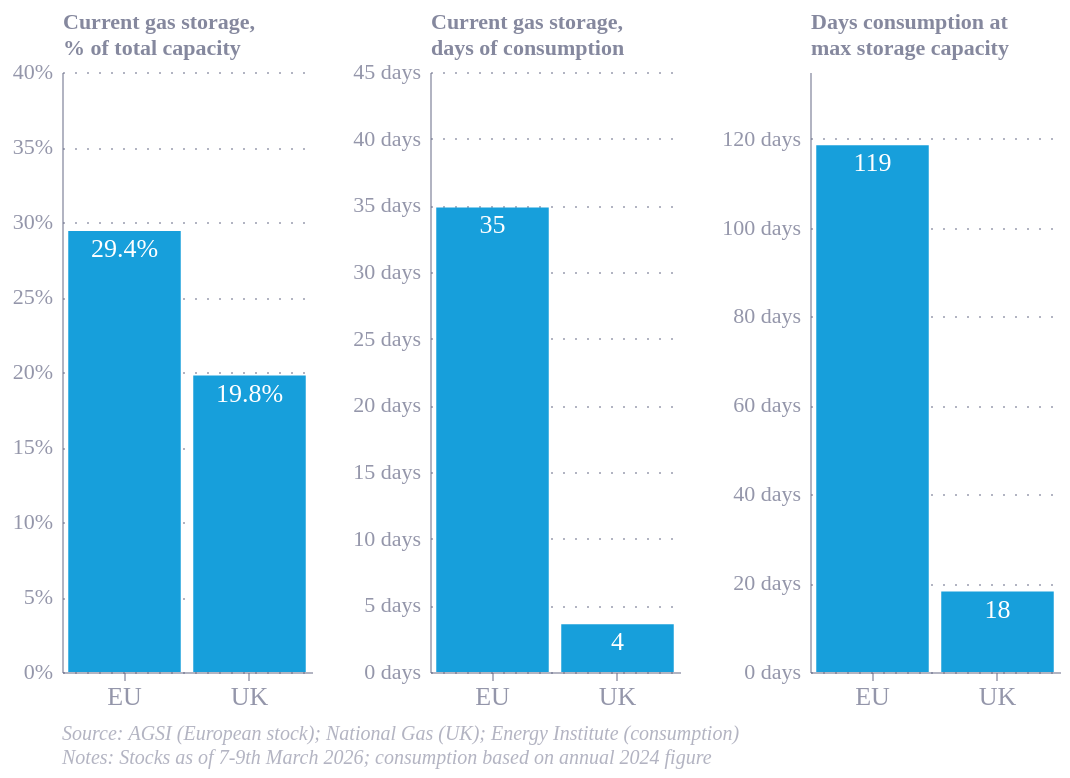

Notebook source saved alongside this figure:
### Code cell
panel_width = 125

# Panel 1: Storage stock, % of capacity
p1 = alt.Chart(eu_uk).transform_filter(
    alt.datum.metric == 'full_percent'
).mark_bar().encode(
    alt.X('country:N'),
    alt.Y('value:Q').title(['Current gas storage,', '% of total capacity']).axis(titleY=-20, labelExpr='datum.value + "%"').scale(domain=[0, 40])
).properties(width=panel_width)
p1 += p1.mark_text(
    align='center', dx=0, dy=9, fontSize=13, color='white',
    text=alt.expr("format(datum.value, '.1f') + '%'")
)

# Panel 2: Current storage in days of consumption
p2 = alt.Chart(eu_uk).transform_filter(
    alt.datum.metric == 'storage_days'
).mark_bar().encode(
    alt.X('country:N'),
    alt.Y('value:Q').title(['Current gas storage,', 'days of consumption']).axis(
        titleY=-20,
        labelExpr='datum.value + " days"'
    ).scale(domain=[0, 45])
).properties(width=panel_width)
p2 += p2.mark_text(
    align='center', dx=0, dy=9, fontSize=13, color='white',
    text=alt.expr("format(datum.value, 'd')")
)

# Panel 3: Max capacity relative to annual consumption
p3 = alt.Chart(eu_uk).transform_filter(
    alt.datum.metric == 'capacity_proficiency'
).mark_bar().encode(
    alt.X('country:N'),
    alt.Y('value:Q').title(['Days consumption at', 'max storage capacity']).axis(
        titleY=-20,
        labelExpr='datum.value + " days"'
    ).scale(domain=[0, 135])
).properties(width=panel_width)
p3 += p3.mark_text(
    align='center', dx=0, dy=9, fontSize=13, color='white',
    text=alt.expr("format(datum.value, 'd')")
)

chart = alt.hconcat(p1, p2, p3).configure_axisX(labelFontSize=13)
chart.title = alt.Title(
    ["Source: AGSI (European stock); National Gas (UK); Energy Institute (consumption)", "Notes: Stocks as of 7-9th March 2026; consumption based on annual 2024 figure"],
    orient='bottom', fontStyle='italic', fontSize=10, color='#676A8680', fontWeight='normal', frame='group', dx=0, offset=7
)
chart.display()

# styles.save(chart, pathlib.Path(''), '20260309_C4_gas_eu_uk_comparison', width=None, height=None)
styles.save(chart, folder_path, f'{file_base}C4_gas_eu_uk_comparison', width=None, height=None)

### Figure 1 — Vega-Lite specification as saved in the notebook (floating-point values rounded to 4 significant figures)
{"config": {"font": "Circular Std", "text": {"color": "#676A86", "align": "left", "baseline": "middle", "dx": 7, "dy": 0, "fontSize": 11}, "view": {"stroke": null, "continuousWidth": 400, "continuousHeight": 300, "discreteWidth": 400, "discreteHeight": 300}, "range": {"category": ["#36B7B4", "#E6224B", "#F4C245", "#0063AF", "#00A767", "#179FDB", "#EB5C2E"], "diverging": ["#E6224B", "#E54753", "#C9C9C9", "#179FDB", "#122B39"], "heatmap": ["#C9C9C9", "#179FDB", "#0063AF", "#122B39"], "ordinal": ["#00A767", "#36B7B4", "#179FDB", "#0063AF", "#243B5A"]}, "bar": {"color": "#179fdb"}, "line": {"color": "#e6224b"}, "rule": {"color": "#676A86"}, "area": {"opacity": 0.3}, "point": {"filled": true, "size": 80, "color": "#e6224b", "opacity": 0.95}, "geoshape": {"stroke": "white", "strokeWidth": 0.3}, "rect": {"fill": "#d6d4d4", "opacity": 0.3}, "axis": {"labelColor": "#676A86", "labelFontSize": 11, "labelFont": "Circular Std", "labelOpacity": 0.7, "tickColor": "#676A86", "tickOpacity": 0.5, "domainColor": "#676A86", "domainOpacity": 0.5, "gridColor": "#676A86", "gridDash": [2, 2], "gridOpacity": 0.5, "title": null, "titleColor": "#676A86", "titleOpacity": 0.8, "tickSize": 4}, "axisXDiscrete": {"grid": false, "labelAngle": 0, "tickCount": 10, "tickOpacity": 0.5, "title": null}, "axisYDiscrete": {"ticks": false, "labelPadding": 5}, "axisXTemporal": {"grid": false, "ticks": true}, "axisXQuantitative": {"grid": true}, "axisYQuantitative": {"gridColor": "#676A86", "gridDash": [1, 5], "gridOpacity": 0.5, "ticks": false, "labelPadding": 5, "tickCount": 8, "titleAngle": 0, "titleAlign": "left", "titleBaseline": "bottom", "titleX": 0, "titleY": -5}, "title": {"color": "#676A86E6", "subtitleColor": "#676A86", "font": "Circular Std", "subtitleFont": "Circular Std", "anchor": "start", "fontSize": 14, "subtitleFontSize": 12, "subtitlePadding": 4, "offset": 0, "frame": "group"}, "legend": {"titleColor": "#122b39", "title": null, "labelColor": "#122b39", "labelFontSize": 11}, "axisX": {"labelFontSize": 13}}, "hconcat": [{"layer": [{"mark": {"type": "bar"}, "encoding": {"x": {"field": "country", "type": "nominal"}, "y": {"axis": {"titleY": -20, "labelExpr": "datum.value + \"%\""}, "field": "value", "scale": {"domain": [0, 40]}, "title": ["Current gas storage,", "% of total capacity"], "type": "quantitative"}}, "transform": [{"filter": "(datum.metric === 'full_percent')"}]}, {"mark": {"type": "text", "align": "center", "color": "white", "dx": 0, "dy": 9, "fontSize": 13, "text": {"expr": "format(datum.value, '.1f') + '%'"}}, "encoding": {"x": {"field": "country", "type": "nominal"}, "y": {"axis": {"titleY": -20, "labelExpr": "datum.value + \"%\""}, "field": "value", "scale": {"domain": [0, 40]}, "title": ["Current gas storage,", "% of total capacity"], "type": "quantitative"}}, "transform": [{"filter": "(datum.metric === 'full_percent')"}]}], "width": 125}, {"layer": [{"mark": {"type": "bar"}, "encoding": {"x": {"field": "country", "type": "nominal"}, "y": {"axis": {"titleY": -20, "labelExpr": "datum.value + \" days\""}, "field": "value", "scale": {"domain": [0, 45]}, "title": ["Current gas storage,", "days of consumption"], "type": "quantitative"}}, "transform": [{"filter": "(datum.metric === 'storage_days')"}]}, {"mark": {"type": "text", "align": "center", "color": "white", "dx": 0, "dy": 9, "fontSize": 13, "text": {"expr": "format(datum.value, 'd')"}}, "encoding": {"x": {"field": "country", "type": "nominal"}, "y": {"axis": {"titleY": -20, "labelExpr": "datum.value + \" days\""}, "field": "value", "scale": {"domain": [0, 45]}, "title": ["Current gas storage,", "days of consumption"], "type": "quantitative"}}, "transform": [{"filter": "(datum.metric === 'storage_days')"}]}], "width": 125}, {"layer": [{"mark": {"type": "bar"}, "encoding": {"x": {"field": "country", "type": "nominal"}, "y": {"axis": {"titleY": -20, "labelExpr": "datum.value + \" days\""}, "field": "value", "scale": {"domain": [0, 135]}, "title": ["Days consumption at", "max storage capacity"], "type": "quantitative"}}, "transform": [{"filter": "(datum.metric === 'capacity_proficiency')"}]}, {"mark": {"type": "text", "align": "center", "color": "white", "dx": 0, "dy": 9, "fontSize": 13, "text": {"expr": "format(datum.value, 'd')"}}, "encoding": {"x": {"field": "country", "type": "nominal"}, "y": {"axis": {"titleY": -20, "labelExpr": "datum.value + \" days\""}, "field": "value", "scale": {"domain": [0, 135]}, "title": ["Days consumption at", "max storage capacity"], "type": "quantitative"}}, "transform": [{"filter": "(datum.metric === 'capacity_proficiency')"}]}], "width": 125}], "data": {"name": "data-235505f36c129efa7fa031ff6a5fff3f"}, "title": {"text": ["Source: AGSI (European stock); National Gas (UK); Energy Institute (consumption)", "Notes: Stocks as of 7-9th March 2026; consumption based on annual 2024 figure"], "color": "#676A8680", "dx": 0, "fontSize": 10, "fontStyle": "italic", "fontWeight": "normal", "frame": "group", "offset": 7, "orient": "bottom"}, "$schema": "https://vega.github.io/schema/vega-lite/v6.1.0.json", "datasets": {"data-235505f36c129efa7fa031ff6a5fff3f": [{"country": "EU", "metric": "storage_stock", "value": 335.9}, {"country": "UK", "metric": "storage_stock", "value": 7.0}, {"country": "EU", "metric": "full_percent", "value": 29.4}, {"country": "UK", "metric": "full_percent", "value": 19.77}, {"country": "EU", "metric": "consumption", "value": 3519.0}, {"country": "UK", "metric": "consumption", "value": 714.1}, {"country": "EU", "metric": "storage_days", "value": 34.84}, {"country": "UK", "metric": "storage_days", "value": 3.578}, {"country": "EU", "metric": "storage_maximum", "value": 1143.0}, {"country": "UK", "metric": "storage_maximum", "value": 35.41}, {"country": "EU", "metric": "capacity_proficiency", "value": 118.5}, {"country": "UK", "metric": "capacity_proficiency", "value": 18.1}]}}
